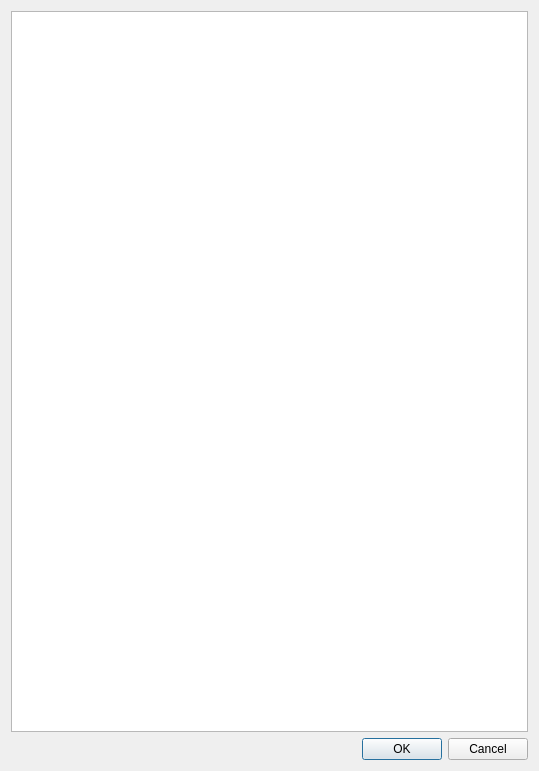
<?xml version="1.0" encoding="UTF-8"?>
<ui version="4.0">
 <class>EditCompetitorsDialog</class>
 <widget class="QDialog" name="EditCompetitorsDialog">
  <property name="geometry">
   <rect>
    <x>0</x>
    <y>0</y>
    <width>539</width>
    <height>771</height>
   </rect>
  </property>
  <property name="windowTitle">
   <string>Edit Competitors</string>
  </property>
  <layout class="QVBoxLayout" name="verticalLayout_2">
   <item>
    <layout class="QVBoxLayout" name="verticalLayout">
     <item>
      <widget class="QTableView" name="participantsTable"/>
     </item>
    </layout>
   </item>
   <item>
    <widget class="QDialogButtonBox" name="buttonBox">
     <property name="orientation">
      <enum>Qt::Horizontal</enum>
     </property>
     <property name="standardButtons">
      <set>QDialogButtonBox::Cancel|QDialogButtonBox::Ok</set>
     </property>
    </widget>
   </item>
  </layout>
 </widget>
 <resources/>
 <connections>
  <connection>
   <sender>buttonBox</sender>
   <signal>accepted()</signal>
   <receiver>EditCompetitorsDialog</receiver>
   <slot>accept()</slot>
   <hints>
    <hint type="sourcelabel">
     <x>248</x>
     <y>254</y>
    </hint>
    <hint type="destinationlabel">
     <x>157</x>
     <y>274</y>
    </hint>
   </hints>
  </connection>
  <connection>
   <sender>buttonBox</sender>
   <signal>rejected()</signal>
   <receiver>EditCompetitorsDialog</receiver>
   <slot>reject()</slot>
   <hints>
    <hint type="sourcelabel">
     <x>316</x>
     <y>260</y>
    </hint>
    <hint type="destinationlabel">
     <x>286</x>
     <y>274</y>
    </hint>
   </hints>
  </connection>
 </connections>
</ui>
